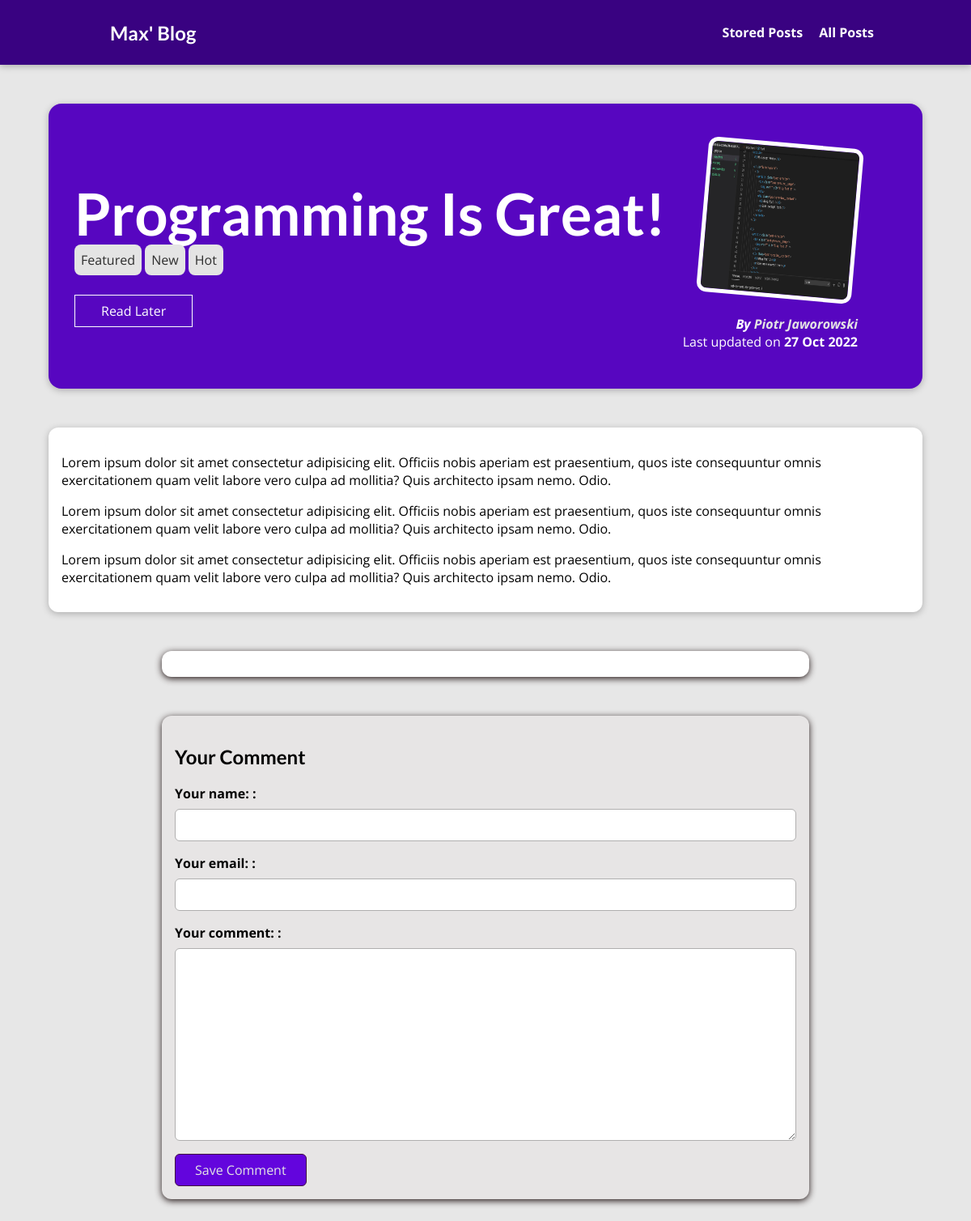
Page /posts/programming-is-fun on the committed database.
### blog/models.py (models this page shows, shortened)
class Post(models.Model):
    title = models.CharField(max_length=150)
    excerpt = models.CharField(max_length=200)
    image = models.ImageField(upload_to='posts', null=True)
    date = models.DateField(auto_now=True)
    slug = models.SlugField(unique=True, db_index=True)
    content = models.TextField(validators=[MinLengthValidator(10)])
    author = models.ForeignKey(Author, on_delete=models.SET_NULL, null=True, related_name="posts")
    tags = models.ManyToManyField(Tag)

class Tag(models.Model):
    caption = models.CharField(max_length=20)

class Author(models.Model):
    first_name = models.CharField(max_length=100)
    last_name = models.CharField(max_length=200)
    email_address = models.EmailField()
    def __str__(self):
        return f"{self.first_name} {self.last_name}"

### blog/views.py (the view, shortened to what this page needs)
# urls.py: path("posts/<slug:slug>", views.SinglePostView.as_view(),
class SinglePostView(View):
    def is_saved_for_later(self, request, post_id):
        stored_posts = request.session.get('stored_posts')
        if stored_posts is not None:
            is_saved_for_later = post_id in stored_posts
        else:
            is_saved_for_later = False
        return is_saved_for_later
    def get(self, request, slug):
        post = Post.objects.get(slug=slug)
        context = {
            'post': post,
            'tags': post.tags.all(),
            'comment_form': CommentForm(),
            'comments': post.comments.all().order_by('-id'),
            'saved_for_later': self.is_saved_for_later(request, post.id)
        }
        return render(request, 'blog/post-detail.html', context)

### blog/forms.py
class CommentForm(forms.ModelForm):
    class Meta:
        model = Comment
        exclude = ['post']
        labels = {
            "user_name": "Your name: ",
            "user_email": "Your email: ",
            "text": "Your comment: "
        } #Można także dodać error message

### blog/templates/blog/post-detail.html (shortened to what this page needs)
{% extends "base.html" %}
{% load static %}
{% block css_files %}
<link rel="stylesheet" href="{% static "blog/post-detail.css" %}" />
{% endblock %}
{% block content %}
<section id="summary">
  <h2>{{ post.title }}</h2>
    <div>
        {% for tag in tags %}
            <span class="tag">{{ tag.caption }}</span>
        {% endfor %}
    </div>
  <div id="read-later">
      <form action="{% url 'read-later' %}" method="post">
          <button>
          {% if saved_for_later %}
              Remove from "Read later" list
          {% else %}
              Read Later
          {% endif %}
          </button>
      </form>
  </div>
  <article>
    <img src="{{post.image.url}}" alt="{{ post.title }}" />
    <address>By <a href="mailto:{{post.author.email_address}}">{{ post.author }}</a></address>
    <div>Last updated on <time>{{ post.date|date:"d M Y" }}</time></div>
  </article>
</section>
<main>
  {{ post.content|linebreaks }}
</main>
<section id="comments">
</section>
<section id="comment-form">
    <h2> Your Comment</h2>
    <form action="{% url 'post-detail-page' post.slug %}" method="post">
        {% for foo in comment_form %}
            <div class="form-control {% if foo.errors %}invalid{% endif %}">
                {{ foo.label_tag }}
                {{ foo }}
            </div>
        {% endfor %}
        <button>Save Comment</button>
    </form>
</section>
{% endblock %}

### static/app.css (style rules this page uses)
* { box-sizing: border-box; }
html { font-family: 'Open Sans', 'Lato', sans-serif; }
body { margin: 0; }
h1, h2, h3 { font-family: 'Lato', sans-serif; font-weight: bold; }

### blog/static/blog/post-detail.css (style rules this page uses)
body { background-color: #e7e7e7; }
#summary { margin: 8rem auto 3rem auto; padding: 2rem; width: 90%; max-width: 90rem; border-radius: 16px; background-color: #5706c0; position: relative; box-shadow: 0 2px 8px rgba(0, 0, 0, 0.25); height: 22rem; }
#summary h2 { color: white; font-size: 4.5rem; margin-bottom: 0.25rem; }
#summary article { position: absolute; top: 2rem; right: 3rem; padding: 1rem 2rem; border-radius: 12px; text-align: right; color: white; }
#summary article img { width: 12rem; height: 12rem; border-radius: 12px; transform: rotateZ(5deg); border: 5px solid white; margin-bottom: 1rem; }
#summary address { font-weight: bold; }
#summary time { font-weight: bold; }
#read-later { margin: 2rem 0; }
#read-later button { background-color: transparent; border: 1px solid white; padding: 0.5rem 2rem; font: inherit; color: white; }
#summary a { color: #e4e4e4; text-decoration: none; }
main { width: 90%; max-width: 90rem; margin: 3rem auto; background-color: white; padding: 1rem; border-radius: 12px; box-shadow: 0 2px 8px rgba(0, 0, 0, 0.25); }
.tag { background-color: #e4e4e4; color: #2e2e2e; padding: 0.5rem; border-radius: 8px; }
#comment-form { margin: 3rem auto; padding: 1rem; width: 50rem; max-width: 90%; border-radius: 12px; background-color: #e7e5e5; box-shadow: 0 2px 8px #211414; }
#comment-form button { font: inherit; background-color: #6305dd; color: #e4e4e4; border: 1px solid #410e41; padding: 0.5rem 1.5rem; border-radius: 6px; }
.form-control { margin-bottom: 1rem; }
.form-control label { font-weight: bold; margin-bottom: 0.5rem; display: block; }
.form-control input, .form-control textarea { display: block; width: 100%; font: inherit; padding: 0.5rem; border-radius: 6px; border: 1px solid #b0afaf; }
#comments { margin: 3rem auto; padding: 1rem 2rem; width: 50rem; max-width: 90%; border-radius: 12px; background-color: #ffffff; box-shadow: 0 2px 8px #211414; }

### rows in the picture
Post: title "Programming Is Great!", image (picture), author "Piotr Jaworowski", date "27 Oct 2022", content "Lorem ipsum dolor sit amet consectetur adipisicing elit. Officiis nobis aperiam est praesentium, quos iste consequuntur omnis exercitationem quam velit labore vero culpa ad mollitia? Quis architecto ipsam nemo. Odio. Lorem ipsum dolor sit amet consectetur adipisicing elit. Officiis nobis aperiam est praesentium, quos iste consequuntur omnis exercitationem quam velit labore vero culpa ad mollitia? Quis architecto ipsam nemo. Odio. Lorem ipsum dolor sit amet consectetur adipisicing elit. Officiis nobis aperiam est praesentium, quos iste consequuntur omnis exercitationem quam velit labore vero culpa ad mollitia? Quis architecto ipsam nemo. Odio."
Tag: caption "Featured"
Tag: caption "New"
Tag: caption "Hot"

### other values in the picture
{{ foo.label_tag }} "Your name: :" "Your email: :" "Your comment: :"
